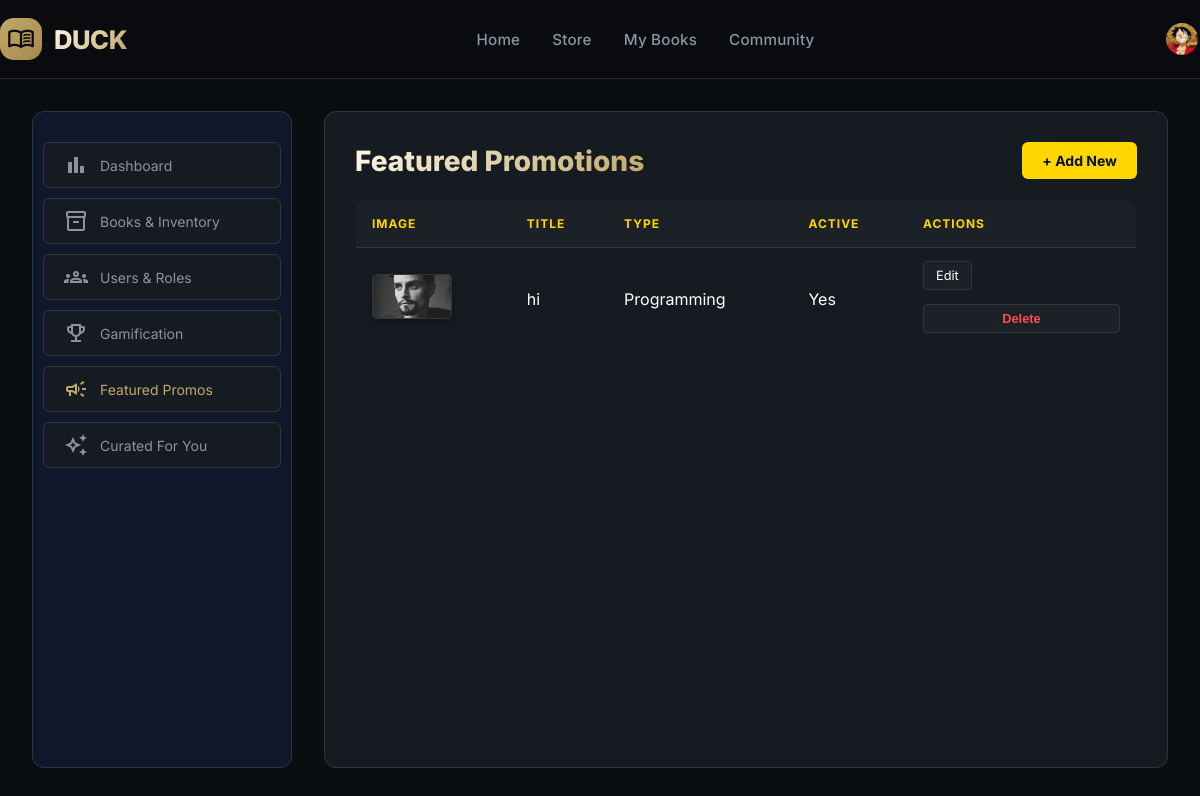
The page /admin-panel/featured-promos/ (signed in) on the database its author committed.
### Authentication/models.py (models this page shows, shortened)
class User(AbstractUser):
    rank = models.ForeignKey(Rank, on_delete=models.SET_NULL, null=True, blank=True)
    name = models.CharField(max_length=150)
    email = models.EmailField(max_length=255, unique=True)
    role = models.CharField(max_length=20, default='user')
    avatar = models.ImageField(upload_to="avatars/", null=True, blank=True)
    points = models.IntegerField(default=0)
    readings = models.IntegerField(default=0)
    reviews = models.IntegerField(default=0)
    last_active = models.DateField(auto_now=True)
    USERNAME_FIELD = 'email'
    REQUIRED_FIELDS = ['username', 'name']

### Storefront/models.py (models this page shows, shortened)
class FeaturedPromo(models.Model):
    title = models.CharField(max_length=200)
    description = models.TextField()
    category = models.ForeignKey('Genre', null=True, blank=True, on_delete=models.SET_NULL, related_name='featured_promos')
    badge_label = models.CharField(max_length=50)
    btn_text = models.CharField(max_length=100)
    image = models.ImageField(upload_to='promos/', null=True, blank=True)
    is_active = models.BooleanField(default=True)

class Genre(models.Model):
    name = models.CharField(max_length=100, unique=True)
    slug = models.SlugField(max_length=100, unique=True)

### AdminPanel/views.py (the view)
# urls.py: path('featured-promos/', FeaturedPromoListView.as_view(), name='list_featured_promos'),
class FeaturedPromoListView(ListView):
    model = FeaturedPromo
    template_name = 'AdminPanel/featuredpromo_list.html'
    context_object_name = 'promos'

### templates/AdminPanel/featuredpromo_list.html (shortened to what this page needs)
{% extends "base.html" %}
{% load static %}
{% block style %}
<link rel="stylesheet" href="{% static 'css/AdminPanel/fetured.css' %}">
{% endblock style %}
{% block navbar %}
{% include "includes/navbar.html" %}
{% endblock navbar %}
{% block content %}
<div class="layout-wrapper">
    {% include "includes/sidebar.html" %}
    <main class="dashboard-main" style="padding: 30px;">
        <div style="display:flex;justify-content:space-between;align-items:center;">
            <h1>Featured Promotions</h1>
            <a href="{% url 'add_featured_promo' %}" class="btn-add">+ Add New</a>
        </div>
        {% if promos %}
        <table style="width:100%;border-collapse:collapse;margin-top:20px;">
            <thead>
                <tr style="background:#f1f5f9;text-align:left;">
                    <th style="padding:12px;">Image</th>
                    <th style="padding:12px;">Title</th>
                    <th style="padding:12px;">Type</th>
                    <th style="padding:12px;">Active</th>
                    <th style="padding:12px;">Actions</th>
                </tr>
            </thead>
            <tbody>
                {% for promo in promos %}
                <tr style="border-bottom:1px solid #e2e8f0;">
                    <td style="padding:12px;">
                        {% if promo.image %}
                        <img src="{{ promo.image.url }}" style="width:80px;height:45px;object-fit:cover;border-radius:4px;">
                        {% endif %}
                    </td>
                    <td style="padding:12px;">{{ promo.title }}</td>
                    <td style="padding:12px;">{{ promo.category.name|default:"—" }}</td>
                    <td style="padding:12px;">{{ promo.is_active|yesno:"Yes,No" }}</td>
                    <td style="padding:12px;">
                        <a href="{% url 'edit_featured_promo' promo.id %}" class="btn-sm">Edit</a>
                        <form action="{% url 'delete_featured_promo' promo.id %}" method="post" style="display:inline;">
                            <button type="submit" class="btn-sm btn-danger" onclick="return confirm('Delete this promotion?')">Delete</button>
                        </form>
                    </td>
                </tr>
                {% endfor %}
            </tbody>
        </table>
        {% else %}
        <p style="margin-top:30px;color:#64748b;">No promotions yet. Create one!</p>
        {% endif %}
    </main>
</div>
{% endblock content %}

### templates/includes/navbar.html
{% load static %}
{% block navbar %}
<nav class="header" id="main-nav">
    <div class="container header__inner">
        <a href="{% if user.is_authenticated and user.role == 'admin' %}{% url 'dashboard' %}{% else %}{% url 'home' %}{% endif %}" class="logo-group">
            <div class="logo-icon">
                <span class="material-symbols-outlined">menu_book</span>
            </div>
            <div class="logo-text">DUCK</div>
        </a>
        <div class="nav">
            <a href="{% url 'home' %}"
               class="{% if request.resolver_match.url_name == 'home' %}active{% endif %}">
                Home
            </a>
            <a href="{% url 'store' %}"
               class="{% if request.resolver_match.url_name == 'store' %}active{% endif %}">
                Store
            </a>
            <a href="{% url 'my_books' %}"
               class="{% if request.resolver_match.url_name == 'my_books' %}active{% endif %}">
                My Books
            </a>
            <a href="{% url 'community' %}"
               class="{% if request.resolver_match.url_name == 'community' %}active{% endif %}">
                Community
            </a>
        </div>
        <div class="header__actions">
            {% if user.is_authenticated %}
                <a href="{% url 'user_profile' %}" class="avatar-link">
                    <img
                        src="{% if user.avatar %}{{ user.avatar.url }}{% else %}{% static 'assets/images/logo.png' %}{% endif %}"
                        class="avatar-img"
                        alt="avatar"
                    >
                </a>
            {% else %}
                <a href="{% url 'login' %}" class="btn-login">Login</a>
            {% endif %}
        </div>
    </div>
</nav>
{% endblock navbar %}

### static/css/style.css (style rules this page uses)
:root { --brand-primary: #FFD700; --brand-primary-hover: #E6C200; --background-color: #0B0E11; --card-bg: #161B22; --input-bg: #1C2128; --progress-bg: #1e293b; --text-main: #FFFFFF; --text-muted: #8B949E; --text-link: #FFD700; --border-color: #30363D; --radius-main: 12px; --radius-input: 6px; --spacing-card: 40px; --font-main: 'Inter', sans-serif; --font-size-base: 1rem; --font-size-small: 0.875rem; --transition-speed: 0.3s; --btn-padding-y: 10px; --btn-padding-x: 20px; --btn-font-weight: 600; --nav-color: #0F172A; }
a { text-decoration: none; }
* { margin: 0; padding: 0; box-sizing: border-box; }
body { background-color: var(--background-color); color: var(--text-main); font-family: var(--font-main); display: flex; flex-direction: column; min-height: 100vh; }
.header { border-bottom: 1px solid rgba(192, 168, 106, 0.2); background: rgba(10, 12, 16, 0.95); backdrop-filter: blur(4px); position: sticky; top: 0; z-index: 100; }
.container { max-width: 1400px; margin: 0 auto; padding: 0 32px; }
.header__inner { display: flex; justify-content: space-between; align-items: center; padding: 18px 0; }
.logo-group { display: flex; align-items: center; gap: 12px; }
.logo-icon { background: linear-gradient(135deg, #C0A86A, #A8894F); width: 42px; height: 42px; display: flex; align-items: center; justify-content: center; border-radius: 14px; }
.logo-icon span { font-size: 28px; color: #0A0C10; }
.logo-text { font-size: 1.6rem; font-weight: 800; letter-spacing: -0.5px; background: linear-gradient(130deg, #FFF8E7, #C0A86A); background-clip: text; -webkit-background-clip: text; color: transparent; }
.nav { display: flex; gap: 32px; }
.nav a { color: #8D94A5; text-decoration: none; font-weight: 500; font-size: 0.95rem; letter-spacing: 0.2px; transition: color 0.2s ease; }
.header__actions { display: flex; align-items: center; gap: 20px; }
.action-link, .avatar-link { display: flex; align-items: center; text-decoration: none; color: var(--text-muted); transition: all var(--transition-speed) ease; }
.avatar-img { width: 36px; height: 36px; border-radius: 50%; object-fit: cover; border: 2px solid transparent; transition: border-color var(--transition-speed), transform var(--transition-speed); }
.layout-wrapper { display: flex; flex: 1; width: 100%; max-width: 1400px; margin: 0 auto; padding: 0 32px; gap: 32px; }
main { flex: 1; background-color: var(--card-bg); border: 1px solid var(--border-color); border-radius: var(--radius-main); padding: var(--spacing-card); margin: 32px 0; transition: all var(--transition-speed) ease; }
button { width: 100%; background: var(--card-bg); color: var(--text-muted); border: 1px solid var(--border-color); border-radius: var(--radius-input); padding: 14px; font-size: var(--font-size-base); font-weight: 700; cursor: pointer; margin-top: 20px; transition: all var(--transition-speed) ease; }

### static/css/AdminPanel/fetured.css (style rules this page uses)
table { width: 100%; border-collapse: separate; border-spacing: 0; margin-top: 24px; background-color: var(--card-bg); border: 1px solid var(--border-color); border-radius: var(--radius-main); overflow: hidden; }
thead tr { background-color: var(--input-bg) !important; }
th { color: var(--brand-primary); text-transform: uppercase; font-size: 0.75rem; letter-spacing: 1px; font-weight: 700; padding: 16px !important; border-bottom: 1px solid var(--border-color); }
td { padding: 16px !important; color: var(--text-main); border-bottom: 1px solid var(--border-color); vertical-align: middle; }
tr:last-child td { border-bottom: none; }
h1 { font-size: 1.75rem; font-weight: 800; background: linear-gradient(130deg, #FFF8E7, #C0A86A); -webkit-background-clip: text; -webkit-text-fill-color: transparent; }
.btn-add { background-color: var(--brand-primary); color: var(--background-color) !important; padding: 10px 20px; border-radius: var(--radius-input); font-weight: 700; font-size: var(--font-size-small); transition: all var(--transition-speed) ease; display: inline-flex; align-items: center; }
.btn-sm { padding: 6px 12px; font-size: 0.8rem; border-radius: 4px; border: 1px solid var(--border-color); background: var(--input-bg); color: var(--text-main); margin-right: 8px; transition: all 0.2s ease; }
.btn-danger { color: #ff4d4d; }
td img { border: 1px solid var(--border-color); box-shadow: 0 2px 8px rgba(0,0,0,0.3); transition: transform 0.2s ease; }

### rows shown on the page
User: avatar (picture)
FeaturedPromo: image (picture), title "hi", category.name "Programming", is_active "Yes"
